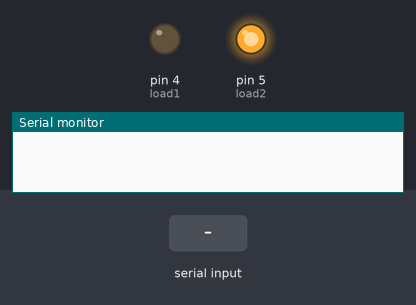
Bench run of a sketch on a simulated Arduino Uno, built with avr-gcc and run on an emulated ATmega328P. Parts: output pins drawn as LEDs (lit = HIGH), the last lines printed to the serial monitor. Inputs (shaded band) come from the test bench.

Above: at 1.2 s.
1.3 s: "a" received over the second serial link
At 2.6 s:
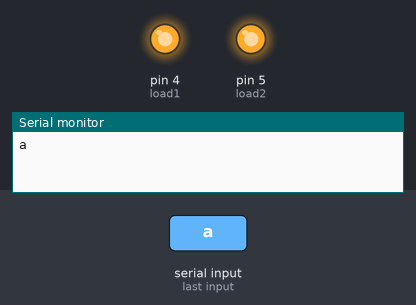
3.8 s: "c" received over the second serial link
At 5.7 s:
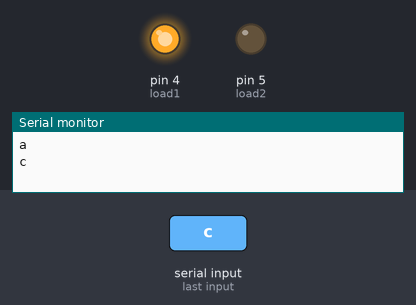
6.2 s: "b" received over the second serial link
At 7.6 s:
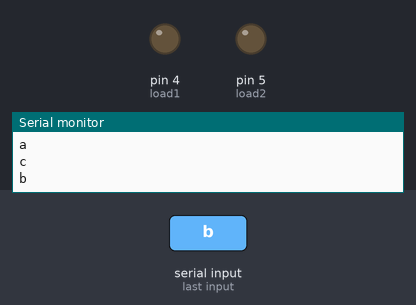
Timing chart, 0 to 9.2 s (numbered marks = the images above; inputs shaded):
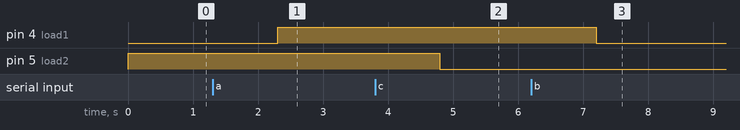

The sketch:

Bluetooth_Home_Automation.ino
```cpp
//Voice control Project via Bluetooth connectivity..
//////////////////using Arduino Uno////////////////
////////////////////////// By////////////////////
/////////////////////EJ-Teach-Tech//////////////
///////////////////////////////////////////////////
#include <SoftwareSerial.h>//including the softwareserial library.

SoftwareSerial mySerial(2,3);//creating a bluetooth serial.
#define load1 4  //declaring variables.......
#define load2 5

String data;

void setup() {
  // put your setup code here, to run once:
Serial.begin(9600);
mySerial.begin(9600);
pinMode(load1,OUTPUT);
pinMode(load2,OUTPUT);

digitalWrite(load2,HIGH);

}

void loop() {
  // put your main code here, to run repeatedly:
while(mySerial.available()){
  data=mySerial.readString();
  Serial.println(data);
}
if(data=="a"){
  digitalWrite(load1,HIGH);


}
if(data=="b"){
  digitalWrite(load1,LOW);


}
if(data=="c"){
  digitalWrite(load2,LOW);


}
if(data=="d"){
   digitalWrite(load2,HIGH);

}

}
```

Measured:
- after the input at 1.3 s, pin 4 (load1): LOW → HIGH after 1.0 s
- after the input at 3.8 s, pin 5 (load2): HIGH → LOW after 1.0 s
- after the input at 6.2 s, pin 4 (load1): HIGH → LOW after 1.0 s
